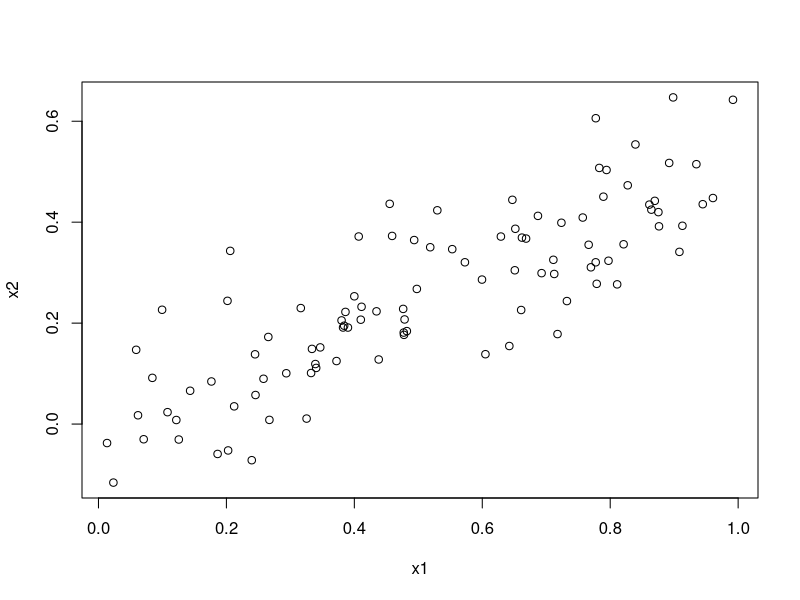
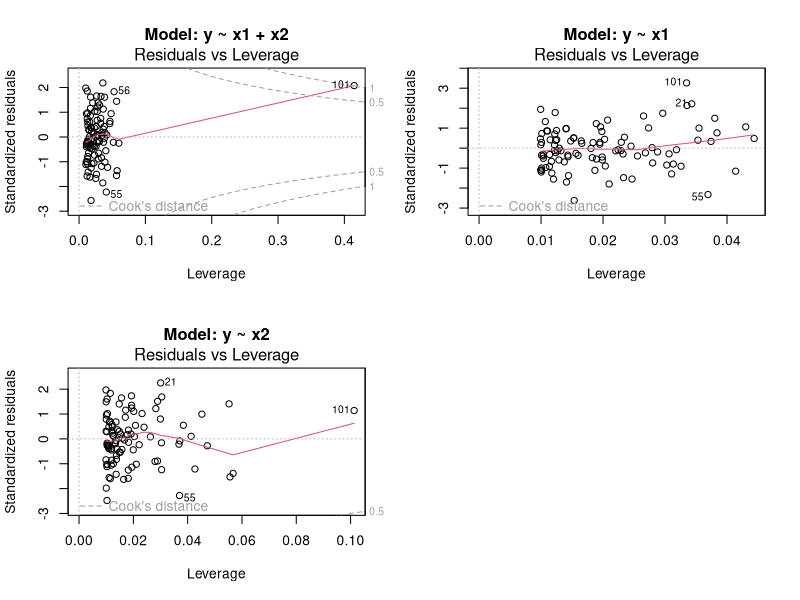

These charts were generated, in order, by the following R code:
## ---- chunk 1
knitr::opts_chunk$set(echo = TRUE)
## ---- chunk 2


set.seed(1)
x1 = runif(100)
x2 = 0.5*x1 + rnorm(100)/10
y = 2 + 2*x1 + 0.3*x2 + rnorm(100)


## ---- chunk 3

cor(x1, x2)

plot(x1, x2)

## ---- chunk 4


model <- lm(y ~ x1 + x2)
summary(model)

## ---- chunk 5


model1 <- lm(y ~ x1)
summary(model1)

## ---- chunk 6


model2 <- lm(y ~ x2)
summary(model2)

## ---- chunk 7
x1 <- c(x1, 0.1)
x2 <- c(x2, 0.8)
y <- c(y, 6)

## ---- chunk 8
model_y_x1_x2_new <- lm(y ~ x1 + x2)
summary(model_y_x1_x2_new)
## ---- chunk 9
model_y_x1_new <- lm(y ~ x1)
summary(model_y_x1_new)
## ---- chunk 10
model_y_x2_new <- lm(y ~ x2)
summary(model_y_x2_new)
## ---- chunk 11
par(mfrow = c(2, 2))

plot(model_y_x1_x2_new, which = 5)
title("Model: y ~ x1 + x2")
plot(model_y_x1_new, which = 5)
title("Model: y ~ x1")
plot(model_y_x2_new, which = 5)
title("Model: y ~ x2")

